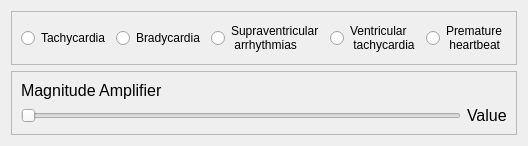
         <widget class="QWidget" name="MedicalTab">
          <attribute name="title">
           <string>Medical</string>
          </attribute>
          <layout class="QGridLayout" name="gridLayout_8">
           <item row="0" column="0">
            <widget class="QFrame" name="frame_32">
             <property name="frameShape">
              <enum>QFrame::StyledPanel</enum>
             </property>
             <property name="frameShadow">
              <enum>QFrame::Raised</enum>
             </property>
             <layout class="QHBoxLayout" name="horizontalLayout">
              <item>
               <widget class="QRadioButton" name="TachyRadio">
                <property name="text">
                 <string>Tachycardia</string>
                </property>
               </widget>
              </item>
              <item>
               <widget class="QRadioButton" name="BradyRadio">
                <property name="text">
                 <string>Bradycardia</string>
                </property>
               </widget>
              </item>
              <item>
               <widget class="QRadioButton" name="SupraVentArrRadio">
                <property name="text">
                 <string>Supraventricular 
 arrhythmias</string>
                </property>
               </widget>
              </item>
              <item>
               <widget class="QRadioButton" name="VentTachyRadio">
                <property name="text">
                 <string>Ventricular 
 tachycardia</string>
                </property>
               </widget>
              </item>
              <item>
               <widget class="QRadioButton" name="PreHeartRadio">
                <property name="text">
                 <string>Premature 
 heartbeat</string>
                </property>
               </widget>
              </item>
             </layout>
            </widget>
           </item>
           <item row="1" column="0">
            <widget class="QFrame" name="frame_33">
             <property name="frameShape">
              <enum>QFrame::StyledPanel</enum>
             </property>
             <property name="frameShadow">
              <enum>QFrame::Raised</enum>
             </property>
             <layout class="QGridLayout" name="gridLayout_9">
              <item row="0" column="0">
               <widget class="QLabel" name="label_31">
                <property name="font">
                 <font>
                  <pointsize>12</pointsize>
                 </font>
                </property>
                <property name="text">
                 <string>Magnitude Amplifier</string>
                </property>
               </widget>
              </item>
              <item row="1" column="0">
               <widget class="QSlider" name="MagnitudeControlMedical">
                <property name="orientation">
                 <enum>Qt::Horizontal</enum>
                </property>
               </widget>
              </item>
              <item row="1" column="1">
               <widget class="QLabel" name="ValueOfMagnitudeMedical">
                <property name="font">
                 <font>
                  <pointsize>12</pointsize>
                 </font>
                </property>
                <property name="text">
                 <string>Value</string>
                </property>
               </widget>
              </item>
             </layout>
            </widget>
           </item>
          </layout>
         </widget>
